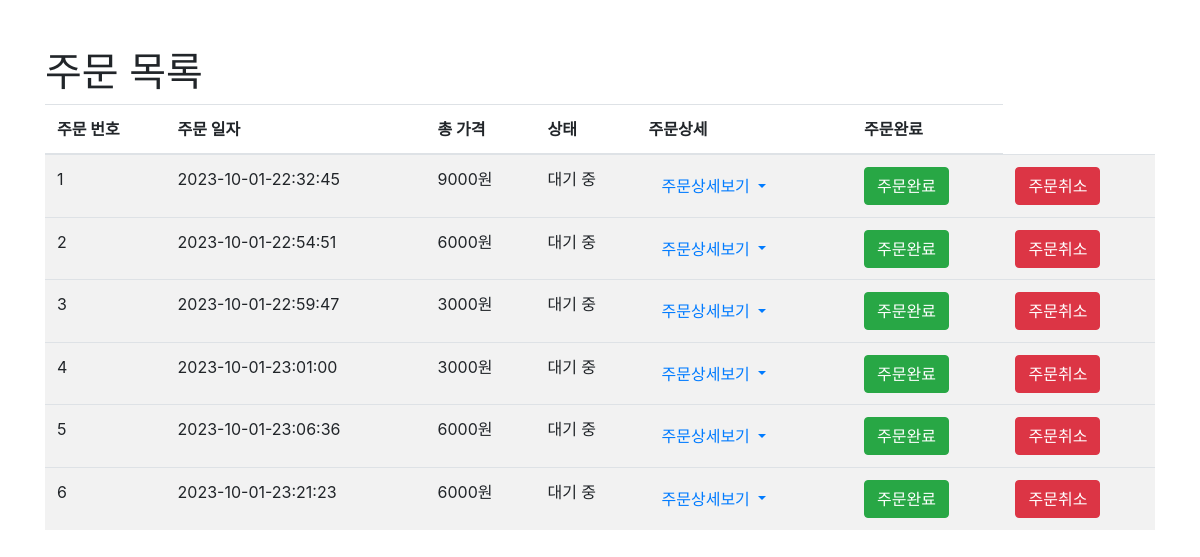
Page /order/order_list on the earlier database version.
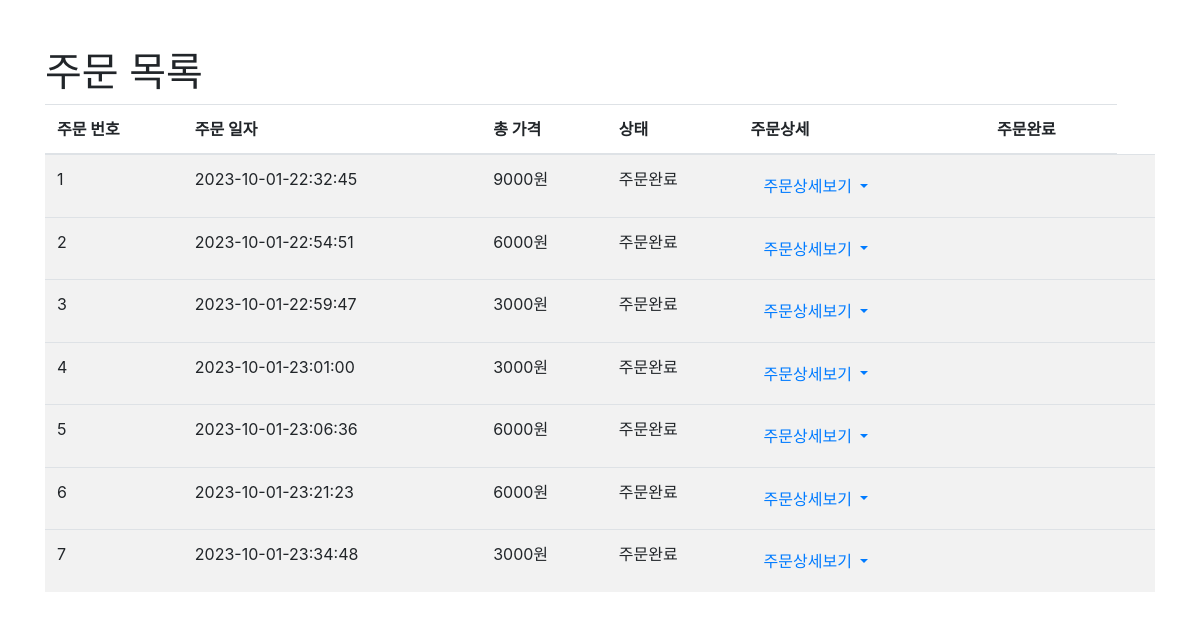
Same page on the later database version.
### pybo/models.py (models this page shows)
class Order(db.Model):
    id = db.Column(db.Integer, primary_key=True)
    create_date = db.Column(db.DateTime(), nullable=False)
    total_price = db.Column(db.Integer, nullable=False)
    status = db.Column(db.String(20), nullable=False)  # 주문 상태 (예: "대기 중", "완료됨" 등)

### pybo/views/order_views.py (the view)
@bp.route('/order_list')
def order_list():
    orders = Order.query.all()
    return render_template('question/order_list.html', orders=orders)

### pybo/views/auth_views.py (called while the page is built)
@bp.before_app_request
def load_logged_in_user():
    user_id = session.get('user_id')
    if user_id is None:
        g.user = None
    else:
        g.user = User.query.get(user_id)

### pybo/templates/question/order_list.html (shortened to what this page needs)
<!DOCTYPE html>
<html lang="en">
<head>
    <link rel="stylesheet" href="https://maxcdn.bootstrapcdn.com/bootstrap/4.5.2/css/bootstrap.min.css">
</head>
<body>
    <div class="container mt-5">
        <h1>주문 목록</h1>
        <table class="table table-striped">
            <thead>
                <tr>
                    <th>주문 번호</th>
                    <th>주문 일자</th>
                    <th>총 가격</th>
                    <th>상태</th>
                    <th>주문상세</th>
                    <th>주문완료</th>
                </tr>
            </thead>
            <tbody>
                {% for order in orders %}
                    <tr>
                        <td>{{ order.id }}</td>
                        <td>{{ order.create_date.strftime('%Y-%m-%d-%H:%M:%S') }}</td>
                        <td>{{ order.total_price }}원</td>
                        <td>{{ order.status }}</td>
                        <td>
                            <div class="dropdown">
                                <button class="btn btn-link dropdown-toggle" type="button" id="dropdownMenuButton{{ order.id }}" data-toggle="collapse" data-target="#orderDetail{{ order.id }}" aria-expanded="false">
                                    주문상세보기
                                </button>
                            </div>
                        </td>
                            <td>
                                {% if order.status != "주문완료" %}
                                    <form action="{{ url_for('order.update_order_status', order_id=order.id) }}" method="post">
                                        <button type="submit" class="btn btn-success">주문완료</button>
                                    </form>
                                {% endif %}
                            </td>
                            <td>
                                {% if order.status == "대기 중" %}
                                    <form action="{{ url_for('order.cancel_order', order_id=order.id) }}" method="post">
                                        <button type="submit" class="btn btn-danger">주문취소</button>
                                    </form>
                                {% endif %}
                            </td>
                    </tr>
                {% endfor %}
            </tbody>
        </table>
    </div>
</body>
</html>

Differences in the rows shown:
changed Order id 1: status "대기 중" → "주문완료"; no longer shows "주문완료 주문취소"
changed Order id 2: status "대기 중" → "주문완료"; no longer shows "주문완료 주문취소"
changed Order id 3: status "대기 중" → "주문완료"; no longer shows "주문완료 주문취소"
changed Order id 4: status "대기 중" → "주문완료"; no longer shows "주문완료 주문취소"
changed Order id 5: status "대기 중" → "주문완료"; no longer shows "주문완료 주문취소"
changed Order id 6: status "대기 중" → "주문완료"; no longer shows "주문완료 주문취소"
added Order: id "7", create_date "2023-10-01-23:34:48", total_price "3000", status "주문완료"
